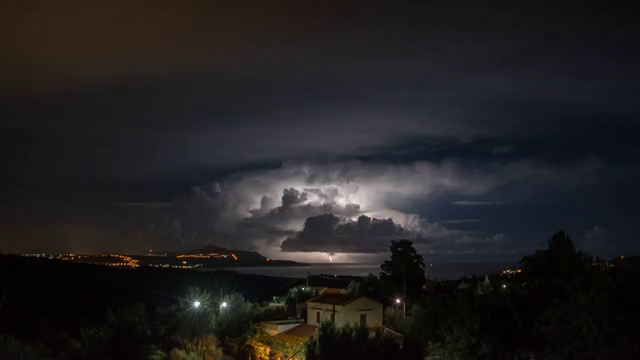
#> input picture frame 57 of Background-subtraction/thunder2.mp4, 640 x 360 px
$ python mean.py
#> lines starting #> are read from the running program, lines starting #| are printed output that depends on the picture
import numpy as np
import cv2

def nothing(x):
	pass

#cap = cv2.VideoCapture('cars.mp4')
cap = cv2.VideoCapture('thunder2.mp4')
images = []

cv2.namedWindow('tracker')
cv2.createTrackbar('val','tracker',50,255,nothing)
while True:

	ret,frame = cap.read()
#> frame is the input picture: shape (360, 640, 3); mean B, G, R 33.3, 31.9, 33.8
	cv2.imshow('image',frame)
	dim = (500,500)
	frame = cv2.resize(frame,dim,interpolation = cv2.INTER_AREA)
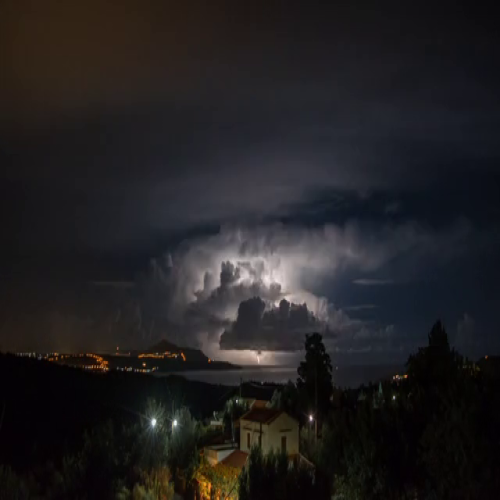
#> frame: shape (500, 500, 3); mean B, G, R 33.3, 31.9, 33.8
        #converting images into grayscale
	frame_gray = cv2.cvtColor(frame,cv2.COLOR_BGR2GRAY)

	images.append(frame_gray)
	# removing the images after every 50 image
	if len(images)==50:
	        images.pop(0)

	image = np.array(images)
	# gettting the tracker value
	val = cv2.getTrackbarPos('val','tracker')
	image = np.mean(image,axis=0)
	image = image.astype(np.uint8)
	cv2.imshow('background',image)
	image = image.astype(np.uint8)
	# foreground will be background - curr frame
	foreground_image = cv2.absdiff(frame_gray,image)
#> foreground_image: shape (500, 500); every value is 0

	a = np.array([0],np.uint8)
	b = np.array([255],np.uint8)

	img = np.where(foreground_image>val,frame_gray,a)
	cv2.imshow('foreground',img)

	if cv2.waitKey(1) & 0xFF == 27:
#> (key Esc is pressed here)
		break


cap.release()

cv2.destroyAllWindows()

$ run again, starting later in the video
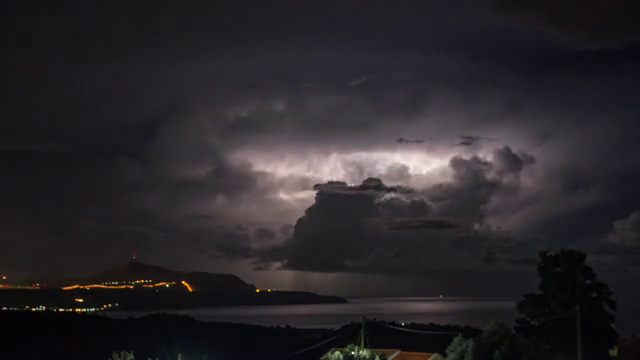
#> input picture frame 260 of Background-subtraction/thunder2.mp4, 640 x 360 px
#> frame is the input picture: shape (360, 640, 3); mean B, G, R 41.9, 38, 41.8
#> `frame = cv2.resize(frame,dim,interpolation = cv2.INTER_AREA)`:
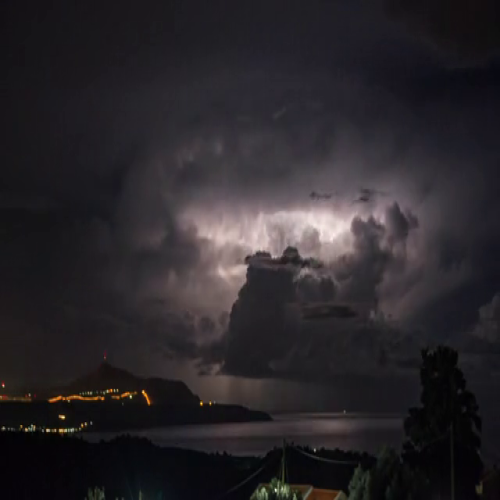
#> frame: shape (500, 500, 3); mean B, G, R 41.8, 38, 41.7
#> foreground_image: shape (500, 500); every value is 0

$ run again, starting later in the video
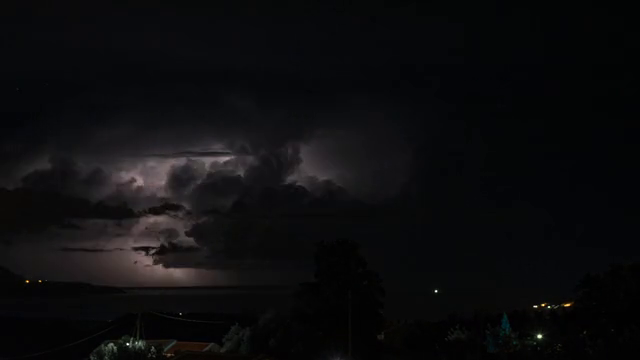
#> input picture frame 463 of Background-subtraction/thunder2.mp4, 640 x 360 px
#> frame is the input picture: shape (360, 640, 3); mean B, G, R 13.9, 12.5, 12.6
#> `frame = cv2.resize(frame,dim,interpolation = cv2.INTER_AREA)`:
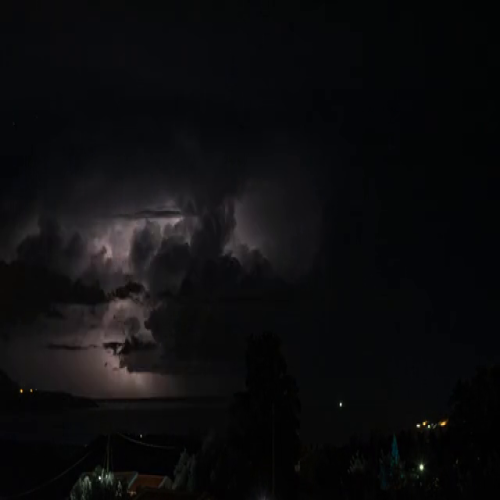
#> frame: shape (500, 500, 3); mean B, G, R 13.9, 12.5, 12.6
#> foreground_image: shape (500, 500); every value is 0
